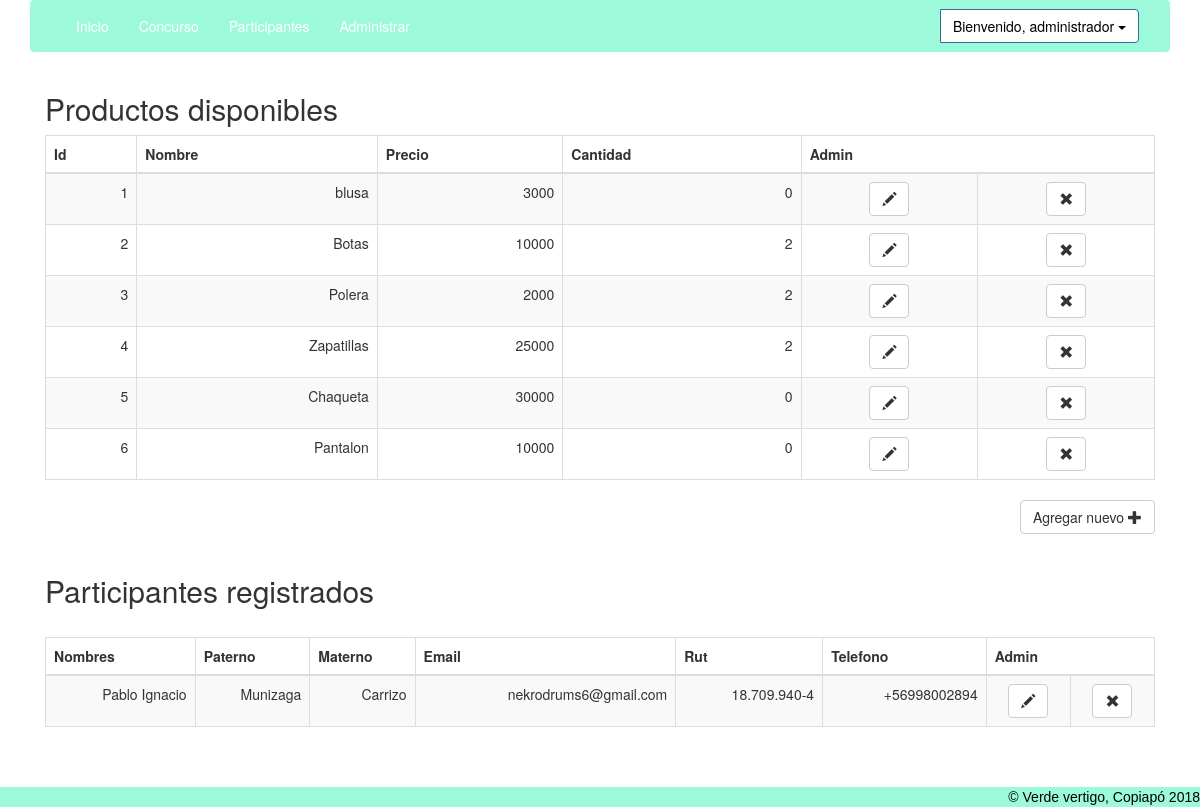
Page /Vistas/Administrar.php (signed in) on the committed database.
### tables this page shows
CREATE TABLE `productos` (
  `idProductos` int(11) NOT NULL,
  `Nombre` varchar(45) NOT NULL,
  `Precio` int(11) NOT NULL,
  `Cantidad` int(11) DEFAULT NULL,
  `Url` longblob NOT NULL
);

CREATE TABLE `concursante` (
  `Nombres` varchar(60) NOT NULL,
  `Paterno` varchar(45) NOT NULL,
  `Materno` varchar(45) NOT NULL,
  `Email` varchar(45) NOT NULL,
  `Rut` varchar(12) NOT NULL,
  `Telefono` varchar(15) DEFAULT NULL
);

### Vistas/Administrar.php (the view, shortened to what this page needs)
<!DOCTYPE html>
<html>
<head>
	<link rel="stylesheet" type="text/css" href="../css/bootstrap.min.css">
	<link rel="stylesheet" type="text/css" href="../css/Estilo.css">
</head>
<body>
	<div class="container">
	<?php require("Navbar.php"); ?>
<div class="container-fluid">
  <h2>Productos disponibles</h2>
  <table class="table table-bordered table-striped">
    <thead>
      <tr>
      	<th>Id</th>
        <th>Nombre</th>
        <th>Precio</th>
        <th>Cantidad</th>
        <th colspan="2">Admin</th>
      </tr>
    </thead>
    <tbody id="myTable">
      			<?php
					$conexion= new mysqli('localhost', 'root', 'Pablo1994', 'vertigo');
					$query="SELECT * FROM productos";
					$resultado= $conexion->query($query);
					while ($row=$resultado->fetch_assoc()){
				?>
					<tr align="right">
						<td><?php echo $row['idProductos'];?></td>
						<td><?php echo $row['Nombre'];?></td>
						<td><?php echo $row['Precio'];?></td>
						<td><?php echo $row['Cantidad'];?></td>
						<td align="center"><a href="Modificar_prod.php?idProductos=<?php echo $row['idProductos'];?>"><button type="button" class="btn btn-default btn-default"><span class="glyphicon glyphicon-pencil"></span></button></a></td>
						<td align="center"><a href="Eliminar_prod.php?idProductos=<?php echo $row['idProductos'];?>"><button type="button" class="btn btn-default btn-default"><span class="glyphicon glyphicon-remove"></span></button></a></td>
					</tr>
				<?php
					}
				?>
    </tbody>
  </table>
   <div align="right"><a href="agregar_prod.php"><button type="button" class="btn btn-default btn-default container-fluid right">Agregar nuevo <span class="glyphicon glyphicon-plus"></span></button></a></div>
  <br>
</div>
<div class="container-fluid">
  <h2>Participantes registrados</h2>
  <br>
  <table class="table table-bordered table-striped">
    <thead>
      <tr>
        <th>Nombres</th>
        <th>Paterno</th>
        <th>Materno</th>
        <th>Email</th>
        <th>Rut</th>
        <th>Telefono</th>
        <th colspan="2">Admin</th>
      </tr>
    </thead>
    <tbody id="myTable">
      			<?php
					$conexion= new mysqli('localhost', 'root', 'Pablo1994', 'vertigo');
					$query="SELECT * FROM concursante";
					$resultado= $conexion->query($query);
					while ($row=$resultado->fetch_assoc()){
				?>
					<tr align="right">
						<td><?php echo $row['Nombres'];?></td>
						<td><?php echo $row['Paterno'];?></td>
						<td><?php echo $row['Materno'];?></td>
						<td><?php echo $row['Email'];?></td>
						<td><?php echo $row['Rut'];?></td>
						<td><?php echo $row['Telefono'];?></td>
						<td align="center"><a href="Modificar_part.php?Rut=<?php echo $row['Rut']; ?>"><button type="button" class="btn btn-default btn-default"><span class="glyphicon glyphicon-pencil"></span></button></a></td>
						<td align="center"><a href="Eliminar_part.php?Rut=<?php echo $row['Rut']; ?>"><button type="button" class="btn btn-default btn-default"><span class="glyphicon glyphicon-remove"></span></button></a></td>
					</tr>
				<?php
					}
				?>
    </tbody>
  </table>
  <br><br>
</div>
</div>
<div class="footer">
  <footer><p align="right">&copy; Verde vertigo, Copiapó 2018</p></footer>
</div>
</body>
</html>

### Vistas/Navbar.php (shortened to what this page needs)
<nav class="navbar navbar-inverse colornav container-fluid">
		<div class="container-fluid">
		    <ul class="nav navbar-nav">
		      <li ><a href="http://localhost/html/Vertigo/index.php">Inicio</a></li>
		      <li ><a href="http://localhost/html/Vertigo/Vistas/Concurso.php">Concurso</a></li>
		      <li ><a href="http://localhost/html/Vertigo/Vistas/Participantes.php">Participantes</a></li>
      <?php
	      if ($_SESSION['Usuario']=="pablo") {
	        echo ('<li ><a href="http://localhost/html/Vertigo/Vistas/Administrar.php">Administrar</a>
	      	</li>');
	        } ?>
			</ul>
		   <?php
				 if ($_SESSION['Usuario']=="pablo"){
			echo ('<div class="container input-group-btn input-group navbar-form navbar-right dropdown"><button class="btn btn-primary dropdown-toggle" type="button" data-toggle="dropdown" style="color: #000 ; background: #FFF"> Bienvenido, administrador
				  <span class="caret"></span></button>
				  <ul class="dropdown-menu">
				    <li><a href="http://localhost/html/Vertigo/Vistas/cerrar_sesion.php">Cerrar sesion</a></li>
				  </ul></div>');
				  	}else{
	  	 	echo ('<div class="container input-group-btn input-group navbar-form navbar-right"><button type="button" class="btn" style="color: #000 ; background: #FFF"><a href="http://localhost/html/Vertigo/Vistas/login.php">Iniciar sesion</a></button></div>');
					}	?>
	  	</div>
</nav>

### css/Estilo.css (style rules this page uses)
footer { text-align: right; font-family: sans-serif; color: black; height: 20px; width: 100%; bottom: 0px; overflow: hidden; position: fixed-bottom; background-color: #9CFADB; }
nav.navbar-inverse { background-color: #9CFADB }
nav.navbar-inverse { background-image: none; }
nav.navbar-inverse { border-color: #9CFADB }
nav.navbar-inverse .navbar-nav>li>a { color: #FFFFFF }
table tr { vertical-align: bottom; }
button { padding: 10px 20px; font-size: 1em; background-color: #9CFADB; border: 1px solid #CCC; border-radius: 1em; color: #FFFFFF }

### rows in the picture
productos: idProductos "1", Nombre "blusa", Precio "3000", Cantidad "0"
productos: idProductos "2", Nombre "Botas", Precio "10000", Cantidad "2"
productos: idProductos "3", Nombre "Polera", Precio "2000", Cantidad "2"
productos: idProductos "4", Nombre "Zapatillas", Precio "25000", Cantidad "2"
productos: idProductos "5", Nombre "Chaqueta", Precio "30000", Cantidad "0"
productos: idProductos "6", Nombre "Pantalon", Precio "10000", Cantidad "0"
concursante: Nombres "Pablo Ignacio", Paterno "Munizaga", Materno "Carrizo", Email "nekrodrums6@gmail.com", Rut "18.709.940-4", Telefono "+56998002894"
